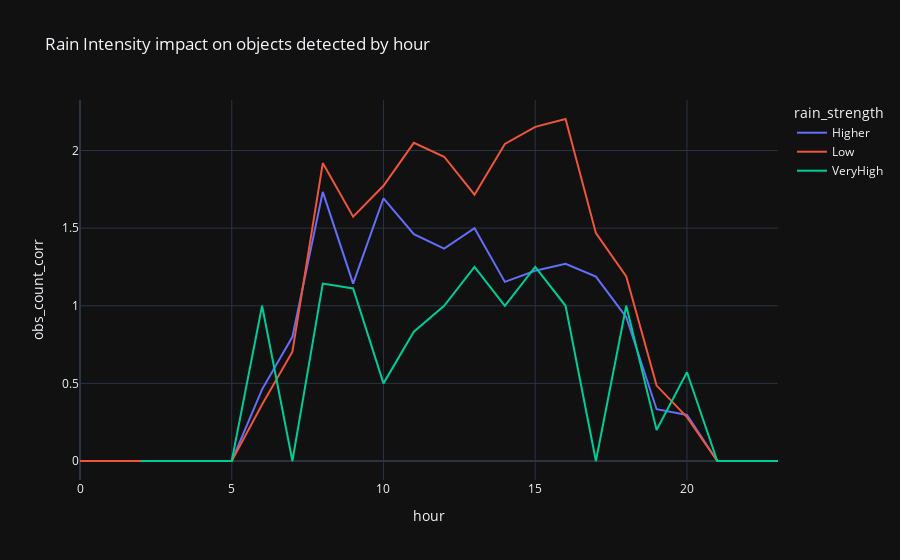

Here is the notebook cell this chart was saved with:
### Code cell
grouped = merged.groupby(['hour', 'rain_strength'])['obs_count_corr'].mean().reset_index()
px.line(grouped, y="obs_count_corr", x='hour', color="rain_strength", height=300,
        title='Rain Intensity impact on objects detected by hour')

### Figure 1 — Plotly figure (JSON) as saved in the notebook; plotly's stock layout.template omitted (floating-point values rounded to 4 significant figures)
{"data": [{"hovertemplate": "rain_strength=Higher<br>hour=%{x}<br>obs_count_corr=%{y}<extra></extra>", "legendgroup": "Higher", "line": {"color": "#636efa", "dash": "solid"}, "mode": "lines", "name": "Higher", "showlegend": true, "type": "scatter", "x": [0, 1, 2, 3, 4, 5, 6, 7, 8, 9, 10, 11, 12, 13, 14, 15, 16, 17, 18, 19, 20, 21, 22, 23], "xaxis": "x", "y": [0, 0, 0, 0, 0, 0, 0.4615, 0.8, 1.733, 1.143, 1.692, 1.462, 1.368, 1.5, 1.154, 1.226, 1.27, 1.188, 0.9259, 0.3333, 0.2963, 0, 0, 0], "yaxis": "y"}, {"hovertemplate": "rain_strength=Low<br>hour=%{x}<br>obs_count_corr=%{y}<extra></extra>", "legendgroup": "Low", "line": {"color": "#EF553B", "dash": "solid"}, "mode": "lines", "name": "Low", "showlegend": true, "type": "scatter", "x": [0, 1, 2, 3, 4, 5, 6, 7, 8, 9, 10, 11, 12, 13, 14, 15, 16, 17, 18, 19, 20, 21, 22, 23], "xaxis": "x", "y": [0, 0, 0, 0, 0, 0, 0.3636, 0.7042, 1.919, 1.574, 1.773, 2.05, 1.96, 1.715, 2.042, 2.152, 2.203, 1.468, 1.189, 0.4857, 0.2826, 0, 0, 0], "yaxis": "y"}, {"hovertemplate": "rain_strength=VeryHigh<br>hour=%{x}<br>obs_count_corr=%{y}<extra></extra>", "legendgroup": "VeryHigh", "line": {"color": "#00cc96", "dash": "solid"}, "mode": "lines", "name": "VeryHigh", "showlegend": true, "type": "scatter", "x": [2, 3, 4, 5, 6, 7, 8, 9, 10, 11, 12, 13, 14, 15, 16, 17, 18, 19, 20, 21, 22, 23], "xaxis": "x", "y": [0, 0, 0, 0, 1, 0, 1.143, 1.111, 0.5, 0.8333, 1, 1.25, 1, 1.25, 1, 0, 1, 0.2, 0.5714, 0, 0, 0], "yaxis": "y"}], "layout": {"autosize": true, "legend": {"title": {"text": "rain_strength"}, "tracegroupgap": 0}, "title": {"text": "Rain Intensity impact on objects detected by hour"}, "xaxis": {"anchor": "y", "autorange": true, "domain": [0, 1], "range": [0, 23], "title": {"text": "hour"}, "type": "linear"}, "yaxis": {"anchor": "x", "autorange": true, "domain": [0, 1], "range": [-0.1224, 2.325], "title": {"text": "obs_count_corr"}, "type": "linear"}}}
